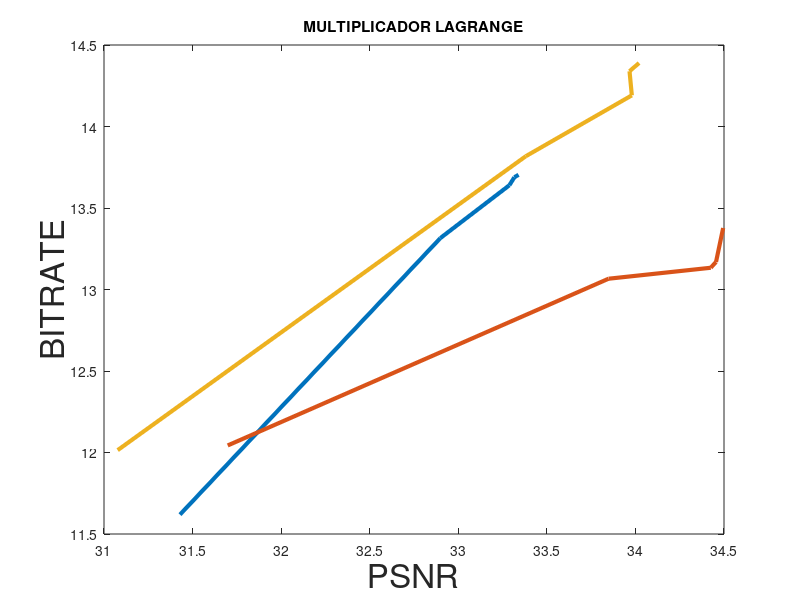

Here is the MATLAB script that generated this plot: (Note: this script raises an error after producing the figure.)
% NUMERO DE FILTROS
%{
bpp = 1:5;
bpp(1)= (3002525*8)/(1920*1065);
bpp(2)=(3378322*8)/(1920*1065);
bpp(3)=(3420359*8)/(1920*1065);
bpp(4)=(3495108*8)/(1920*1065);
bpp(5)=(3578133*8)/(1920*1065);
psnr = [32.036045, 32.570927, 33.353851, 33.675275, 34.170308];

bpp2 = 1:5;
bpp2(1)= (877719*8)/(1024*576);
bpp2(2)= (996227*8)/(1024*576);
bpp2(3)= (970475*8)/(1024*576);
bpp2(4)=(987078*8)/(1024*576);
bpp2(5)=(1011719*8)/(1024*576);
psnr2 = [32.815508, 33.337969, 34.516386, 34.985190, 35.580581];

bpp3 = 1:5;
bpp3(1)= (1815678*8)/(1350*900);
bpp3(2)= (2078710*8)/(1350*900);
bpp3(3)= (2115220*8)/(1350*900);
bpp3(4)= (2157296*8)/(1350*900);
bpp3(5)= (2200556*8)/(1350*900);
psnr3 = [31.827060, 32.801836, 34.030458, 34.545020, 35.354703];

plot(psnr, bpp, 'linewidth',3);
hold on
plot(psnr2,bpp2, 'linewidth',3)
hold on
plot(psnr3,bpp3, 'linewidth',3)
hold off
xlabel('PSNR','Fontsize',24);
ylabel('BITRATE', 'Fontsize',24);
title('NUMERO DE FILTROS')
legend({'Figura 2','Figura 3','Figura 4'},'Location','southeast',fontsize=24)
%}

%{
% TAMAÑO DEL FILTRO
bpp = 1:4;
bpp(1)= (3473355*8)/(1920*1065);
bpp(2)=(3420359*8)/(1920*1065);
bpp(3)=(3516735*8)/(1920*1065);
bpp(4)=(3503817*8)/(1920*1065);
psnr = [33.301138, 33.353851, 33.001163, 33.146949];

bpp2 = 1:4;
bpp2(1)= (992183*8)/(1024*576);
bpp2(2)= (970475*8)/(1024*576);
bpp2(3)= (1009295*8)/(1024*576);
bpp2(4)=(1012676*8)/(1024*576);
psnr2 = [34.350391, 34.516386, 34.028330, 34.192789];

bpp3 = 1:4;
bpp3(1)= (2144736*8)/(1350*900);
bpp3(2)= (2115220*8)/(1350*900);
bpp3(3)= (2180482*8)/(1350*900);
bpp3(4)= (2167907*8)/(1350*900);
psnr3 = [34.078758, 34.030458, 33.663822, 33.753207];

plot(psnr, bpp, 'linewidth',3);
hold on
plot(psnr2,bpp2, 'linewidth',3)
hold on
plot(psnr3,bpp3, 'linewidth',3)
hold off
xlabel('PSNR','Fontsize',24);
ylabel('BITRATE', 'Fontsize',24);
title('TAMAÑO DE FILTRO')
legend({'Figura 2','Figura 3','Figura 4'},'Location','southeast',fontsize=24)
%}

%NUMERO DE CAPAS
%{
bpp = 1:4;
bpp(1)= (3706773*8)/(1920*1065);
bpp(2)=(3420359*8)/(1920*1065);
bpp(3)=(2847751*8)/(1920*1065);
bpp(4)=(2382135*8)/(1920*1065);
psnr = [40.115888,33.353851,31.440910,30.333372];


bpp2 = 1:4;
bpp2(1)= (1037194*8)/(1024*576);
bpp2(2)= (970475*8)/(1024*576);
bpp2(3)= (852455*8)/(1024*576);
bpp2(4)=(741346*8)/(1024*576);
psnr2 = [42.064066,34.516386,32.122240,30.479883
];

bpp3 = 1:4;
bpp3(1)= (2266301*8)/(1350*900);
bpp3(2)= (2115220*8)/(1350*900);
bpp3(3)= (1713319*8)/(1350*900);
bpp3(4)= (1458326*8)/(1350*900);
psnr3 = [41.588315,34.030458,31.141286,30.041457
];

plot(psnr, bpp, 'linewidth',3);
hold on
plot(psnr2,bpp2, 'linewidth',3)
hold on
plot(psnr3,bpp3, 'linewidth',3)
hold off
xlabel('PSNR','Fontsize',24);
ylabel('BITRATE', 'Fontsize',24);
title('NÚMERO DE CAPAS')
legend({'Figura 2','Figura 3','Figura 4'},'Location','southeast',fontsize=24)
%}


%Stride
%{
bpp = 1:2;
bpp(1)= (3420359*8)/(1920*1065);
bpp(2)=(2141351*8)/(1920*1065);
psnr = [33.353851,29.533770
];


bpp2 = 1:2;
bpp2(1)= (970475*8)/(1024*576);
bpp2(2)= (634908*8)/(1024*576);

psnr2 = [34.516386,29.645231
];

bpp3 = 1:2;
bpp3(1)= (2115220*8)/(1350*900);
bpp3(2)= (1305963*8)/(1350*900);
psnr3 = [34.030458,29.241375
];

plot(psnr, bpp, 'linewidth',3);
hold on
plot(psnr2,bpp2, 'linewidth',3)
hold on
plot(psnr3,bpp3, 'linewidth',3)
hold off
xlabel('PSNR','Fontsize',24);
ylabel('BITRATE', 'Fontsize',24);
title('STRIDE')
legend({'Figura 2','Figura 3','Figura 4'},'Location','southeast',fontsize=24)
%}

%LAMBDA

bpp = 1:5;
bpp(1)= (2969821*8)/(1920*1065);
bpp(2)=(3403439*8)/(1920*1065);
bpp(3)=(3486266*8)/(1920*1065);
bpp(4)=(3498798*8)/(1920*1065);
bpp(5)=(3502679*8)/(1920*1065);

psnr = [31.428967,32.898896,33.288423,33.316628,33.340270
];

bpp2 = 1:5;
bpp2(1)= (887923*8)/(1024*576);
bpp2(2)= (963340*8)/(1024*576);
bpp2(3)= (968300*8)/(1024*576);
bpp2(4)=(970904*8)/(1024*576);
bpp2(5)=(986274*8)/(1024*576);

psnr2 = [31.698393,33.848279,34.425413,34.454924,34.495244
];

bpp3 = 1:5;
bpp3(1)= (1824675*8)/(1350*900);
bpp3(2)= (2098556*8)/(1350*900);
bpp3(3)= (2155270*8)/(1350*900);
bpp3(4)= (2177712*8)/(1350*900);
bpp3(5)= (2185439*8)/(1350*900);

psnr3 = [31.077134,33.381129,33.979686,33.966671,34.020454
];

plot(psnr, bpp, 'linewidth',3);
hold on
plot(psnr2,bpp2, 'linewidth',3)
hold on
plot(psnr3,bpp3, 'linewidth',3)
hold off
xlabel('PSNR','Fontsize',24);
ylabel('BITRATE', 'Fontsize',24);
title('MULTIPLICADOR LAGRANGE')
legend({'Figura 2','Figura 3','Figura 4'},'Location','southeast',fontsize=24)
